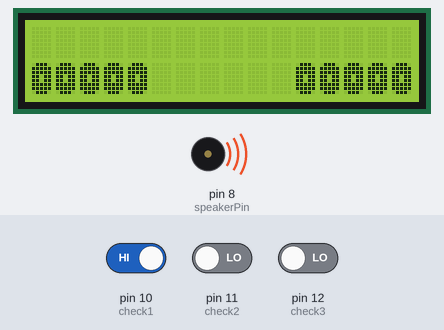
Bench run of a sketch on a simulated Arduino Uno, built with avr-gcc and run on an emulated ATmega328P. On the bench: 16×2 character LCD, buzzer (waves = sounding). The test bench sets the inputs (shaded band); at power-on: pin 10 (check1) HIGH, pin 11 (check2) LOW, pin 12 (check3) LOW.

Above: at 6.08 s.
7.4 s: pin 10 (check1) driven LOW
At 8.0 s:
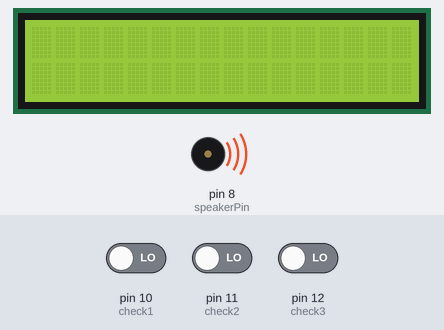
29.4 s: pin 10 (check1) driven HIGH
31.0 s: pin 11 (check2) driven HIGH
At 31.48 s:
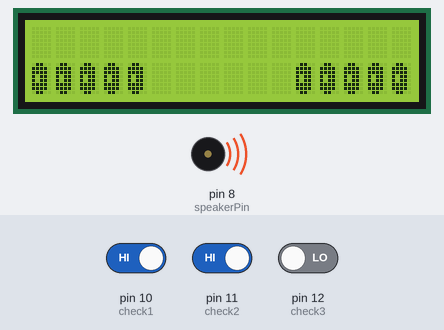
53.0 s: pin 11 (check2) driven LOW
At 55.76 s:
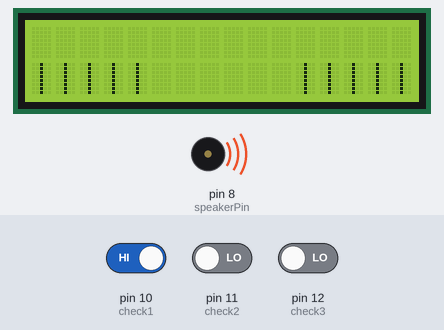
Timing chart, 0 to 122.5 s (numbered marks = the images above; inputs shaded):
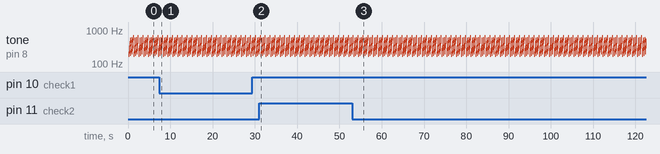

The sketch:

PiggyBank.ino
```cpp
#include <LiquidCrystal_I2C.h>
LiquidCrystal_I2C lcd(0x3f, 16, 2);
void starpixel(); // //lcd 화면 전체에 별 출력

unsigned long prev_time=0; //millis()이전의 시간을 저장
unsigned long now_time=0; //현재 시간을 저장
int speakerPin = 8; //부저
int check1=10; //적외선 센서
int check2=11;
int check3=12;
int check4=13;
double tones[]  = {
        195.9977, 246.9417,
        293.6648 , 391.9954,
        493.8833, 207.6523,
        261.6256, 311.1270,
        415.3047, 523.2511,
        233.0819, 293.6648,
        349.2282, 466.1638,
        587.3295}; //효과음
int numTones = 15; //효과음 개수
unsigned int sum=0; //저금통안에 있는 돈
unsigned int coin500=500, coin100=100, coin50=50, coin10=10; //코인 금액;
int count=1;
byte coinPixel0[8] = {
        B01110,
        B11111,
        B11111,
        B11011,
        B11011,
        B11111,
        B11111,
        B01110
};
byte coinPixel1[8] = {
        B01100,
        B11110,
        B11110,
        B10110,
        B10110,
        B11110,
        B11110,
        B01100
};
byte coinPixel2[8] = {
        B00100,
        B00100,
        B00100,
        B00100,
        B00100,
        B00100,
        B00100,
        B00100
};
byte coinPixel3[8] = {
        B00110,
        B01111,
        B01111,
        B01101,
        B01101,
        B01111,
        B01111,
        B00110
};
byte coinPixel4[8] = {
        B01110,
        B11111,
        B11111,
        B11011,
        B11011,
        B11111,
        B11111,
        B01110
};
byte starPixel0[8] = {

        B11100,
        B11100,
        B01110,
        B00110,
        B00000,
        B00000,
        B00000,
        B00000

};
byte starPixel1[8] = {

        B00111,
        B00111,
        B01110,
        B01100,
        B00000,
        B00000,
        B00000,
        B00000

};
byte starPixel2[8] = {
        B00000,
        B00000,
        B00000,
        B00001,
        B00001,
        B00011,
        B11111,
        B01111
};
byte starPixel3[8] = {
        B00000,
        B00000,
        B00000,
        B10000,
        B10000,
        B11000,
        B11111,
        B11110
};


void setup()
{
   lcd.begin();
   lcd.backlight();
   lcd.createChar(0, coinPixel0); //문자를 저장.
   lcd.createChar(1, coinPixel1);
   lcd.createChar(2, coinPixel2);
   lcd.createChar(3, coinPixel3);
   lcd.createChar(4, coinPixel4);
   lcd.createChar(5, starPixel0);
   lcd.createChar(6, starPixel1);
   lcd.createChar(7, starPixel2);
   lcd.createChar(8, starPixel3);
   pinMode(speakerPin, OUTPUT);
   pinMode(check1,INPUT);
   pinMode(check2,INPUT);
   pinMode(check3,INPUT);
   pinMode(check4,INPUT);
   prev_time=millis(); //현재 시간 저장
}


void loop()
{
    now_time=millis();
    lcd.setCursor(0,0);
    lcd.print("Smart Piggy Bank");
    lcd.setCursor(5,1);
    lcd.print(sum);
    lcd.setCursor(10,1);
    lcd.print("W");

    if(digitalRead(check1)==0){ //적외선 센서에 동전이 인식되면 실행.
        for (int j = 0; j < numTones; j++) //효과음 출력.
        {
            starpixel(); //lcd화면 전체에 별 출력
            tone(speakerPin, tones[j]);
            delay(10);
        }
        tone(speakerPin, tones[14]); //끝음을 더 길게.
        delay(50);
        noTone(speakerPin);
        sum=sum+coin10; //총 금액을 더해줌.
    }
    else if(digitalRead(check2)==0){
        for (int j = 0; j < numTones; j++)
        {
            starpixel();
            tone(speakerPin, tones[j]);
            delay(10);
        }
        tone(speakerPin, tones[14]);
        delay(50);
        noTone(speakerPin);
        sum=sum+coin50;
    }
    else if(digitalRead(check3)==0){

        for (int j = 0; j < numTones; j++)
        {
            starpixel();
            tone(speakerPin, tones[j]);
            delay(10);
        }
        tone(speakerPin, tones[14]);
        delay(50);
        noTone(speakerPin);
        sum=sum+coin100;
    }
    else if(digitalRead(check4)==0){

        for (int j = 0; j < numTones; j++)
        {
            starpixel();
            tone(speakerPin, tones[j]);
            delay(10);
        }
        tone(speakerPin, tones[14]);
        delay(50);
        noTone(speakerPin);
        sum=sum+coin500;
    }
    if (now_time-prev_time>=200){ //딜레이를 쓰지 않고 움직이는 도트(딜레이를 쓰면 센서값을 바로바로 못읽음.)
        prev_time=now_time;
        if(count<5) {  //돌아가는 코인 출력
        lcd.setCursor(0,1);
        lcd.write(byte(count));
        lcd.setCursor(1,1);
        lcd.write(byte(count));
        lcd.setCursor(2,1);
        lcd.write(byte(count));
        lcd.setCursor(3,1);
        lcd.write(byte(count));
        lcd.setCursor(4,1);
        lcd.write(byte(count));
        lcd.setCursor(11,1);
        lcd.write(byte(count));
        lcd.setCursor(12,1);
        lcd.write(byte(count));
        lcd.setCursor(13,1);
        lcd.write(byte(count));
        lcd.setCursor(14,1);
        lcd.write(byte(count));
        lcd.setCursor(15,1);
        lcd.write(byte(count));
        count++;
        }
        else
          count=1;
     }
}
void starpixel(){ //lcd 화면 전체에 별 출력
        int i, j;
        for(i=0; i<16; i+=2){
            lcd.setCursor(i+1,1);
            lcd.write(byte(5));
            lcd.setCursor(i,1);
            lcd.write(byte(6));
            lcd.setCursor(i,0);
            lcd.write(byte(7));
            lcd.setCursor(i+1,0);
            lcd.write(byte(8));
        }
        lcd.clear(); //별모양이 남아있지 않게 lcd 초기화.
}
```

Measured:
- by itself, tone on pin 8 (speakerPin): repeats every 1.1 s: 466 Hz 0.07 s, 587 Hz 0.06 s, silent 0.08 s, 195 Hz 0.07 s, 246 Hz 0.07 s, 293 Hz 0.07 s, 391 Hz 0.07 s, 493 Hz 0.07 s, 207 Hz 0.07 s, 261 Hz 0.07 s, 311 Hz 0.07 s, 415 Hz 0.07 s, 523 Hz 0.07 s, 233 Hz 0.07 s, 293 Hz 0.07 s, 349 Hz 0.07 s
